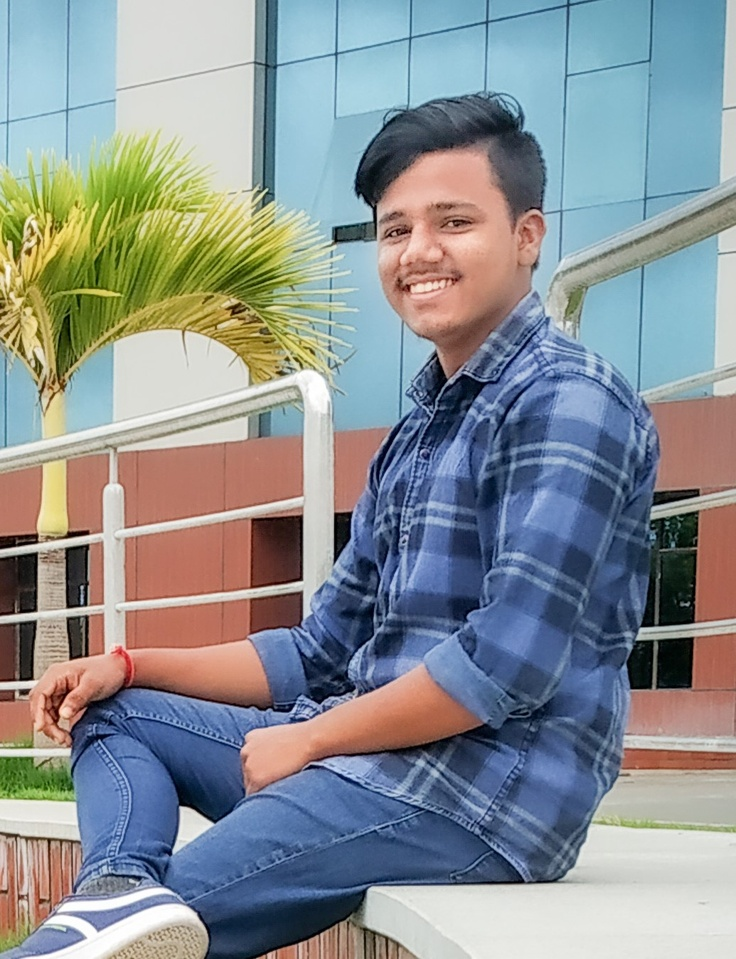
#> input picture Find_nearest_Pub/assets/profile_picture.jpg, 736 x 959 px, shrunk from 1035 x 1348 before the run
$ python -i app.py   (imports and definitions only)
#> lines starting #> are read from the running program, lines starting #| are printed output that depends on the picture; after the words box and inside, x2 and y2 are one past the last pixel; in counts of white or black regions, pixels touching at a corner belong together
#> further down, picture is the input picture: PIL image 736x959 RGB; mean R, G, B 138.2, 144.6, 147.8
# Core Pkgs
import streamlit as st
import cv2
from PIL import Image,ImageEnhance
import numpy as np
import os

# [4 lines left out: function load_image, not called in this run]


face_cascade = cv2.CascadeClassifier('frecog/haarcascade_frontalface_default.xml')
eye_cascade = cv2.CascadeClassifier('frecog/haarcascade_eye.xml')
smile_cascade = cv2.CascadeClassifier('frecog/haarcascade_smile.xml')

# [31 lines left out: functions detect_faces, detect_eyes, detect_smiles, not called in this run]

def cartonize_image(our_image):
	new_img = np.array(our_image.convert('RGB'))
	img = cv2.cvtColor(new_img,1)
	gray = cv2.cvtColor(new_img, cv2.COLOR_BGR2GRAY)
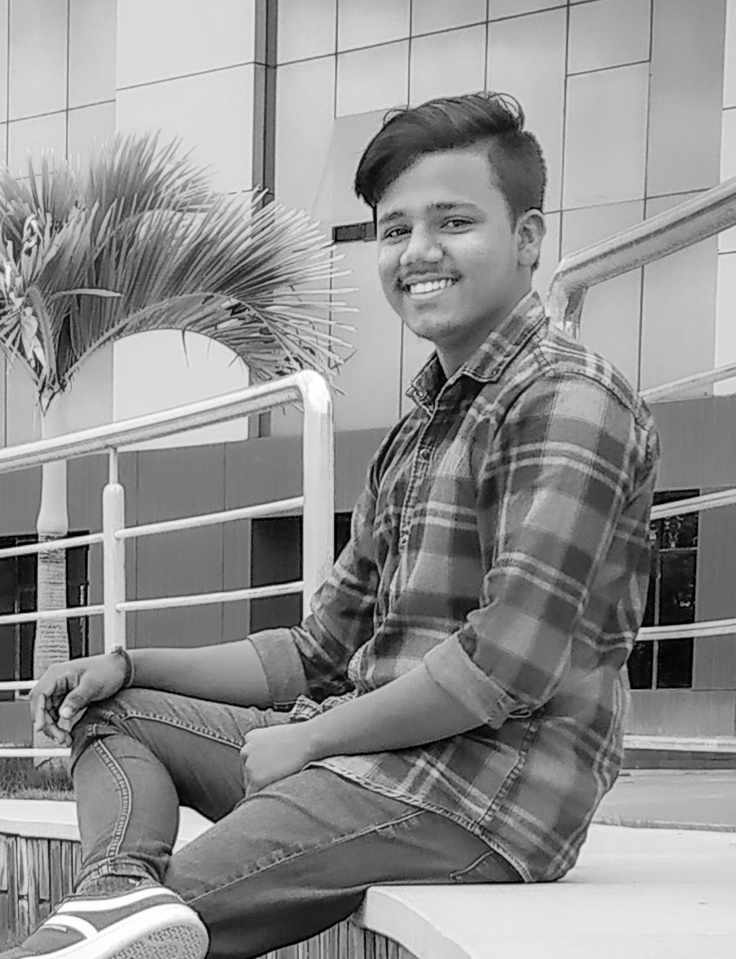
#> gray: shape (959, 736); min 0, max 255, mean 144.8
	# Edges
	gray = cv2.medianBlur(gray, 5)
	edges = cv2.adaptiveThreshold(gray, 255, cv2.ADAPTIVE_THRESH_MEAN_C, cv2.THRESH_BINARY, 9, 9)
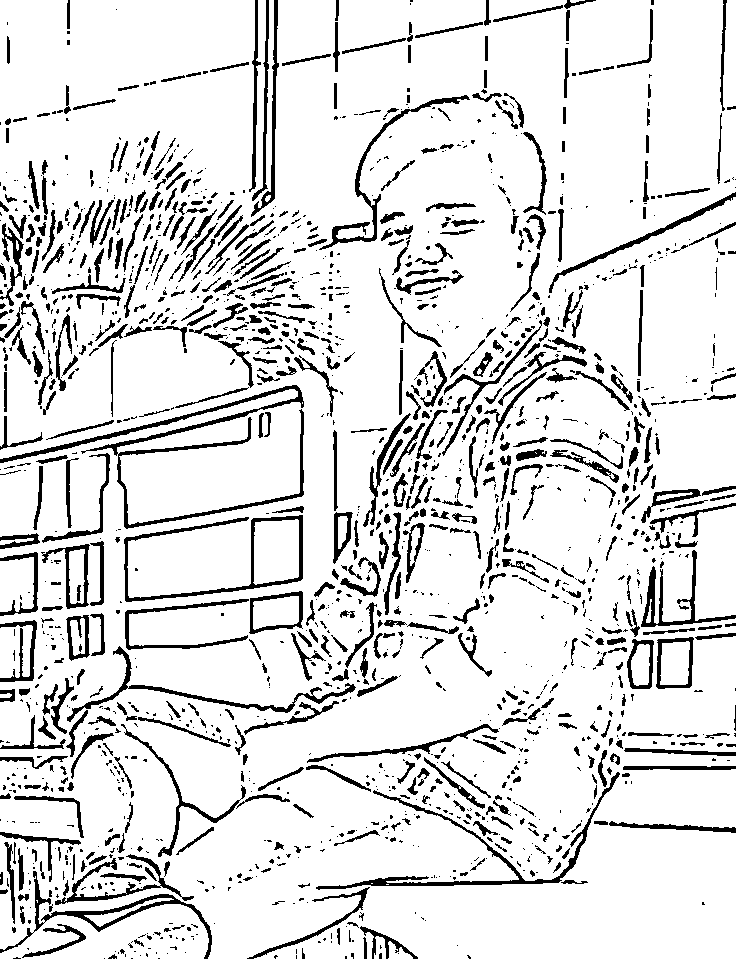
#> edges: shape (959, 736); 87.5% white; 1676 black regions (1002 under 20 px), largest, box (x1, y1, x2, y2) and area: (0, 385, 304, 529) 3783, (316, 772, 620, 890) 2125, (124, 515, 303, 602) 1870
	#Color
	color = cv2.bilateralFilter(img, 9, 300, 300)
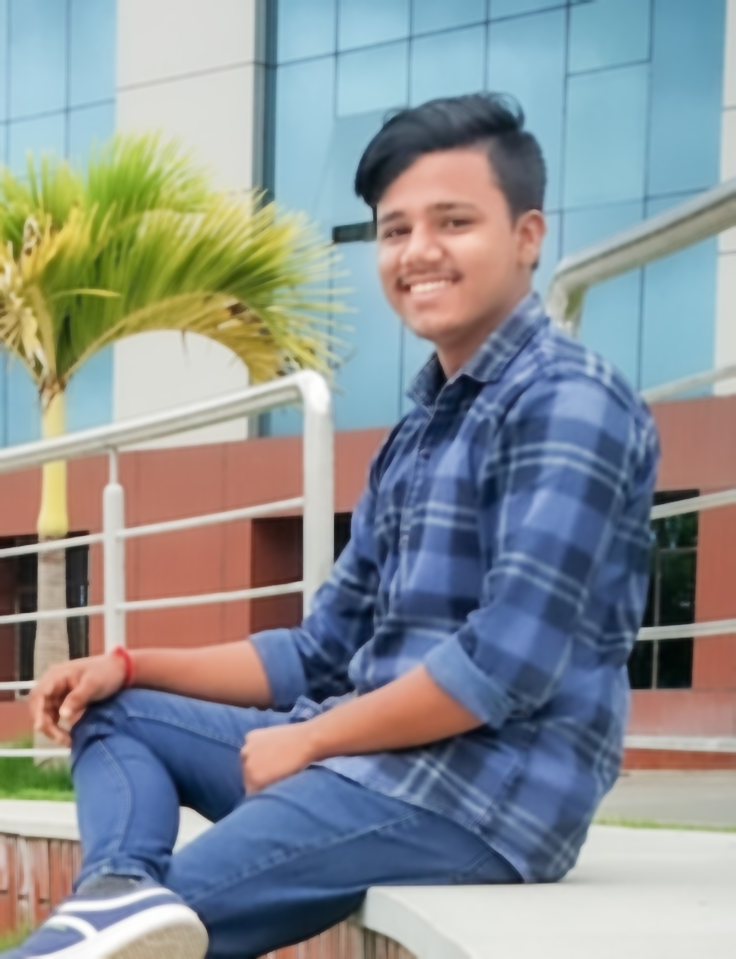
#> color: shape (959, 736, 3); mean R, G, B 138.3, 144.7, 147.9
	#Cartoon
	cartoon = cv2.bitwise_and(color, color, mask=edges)
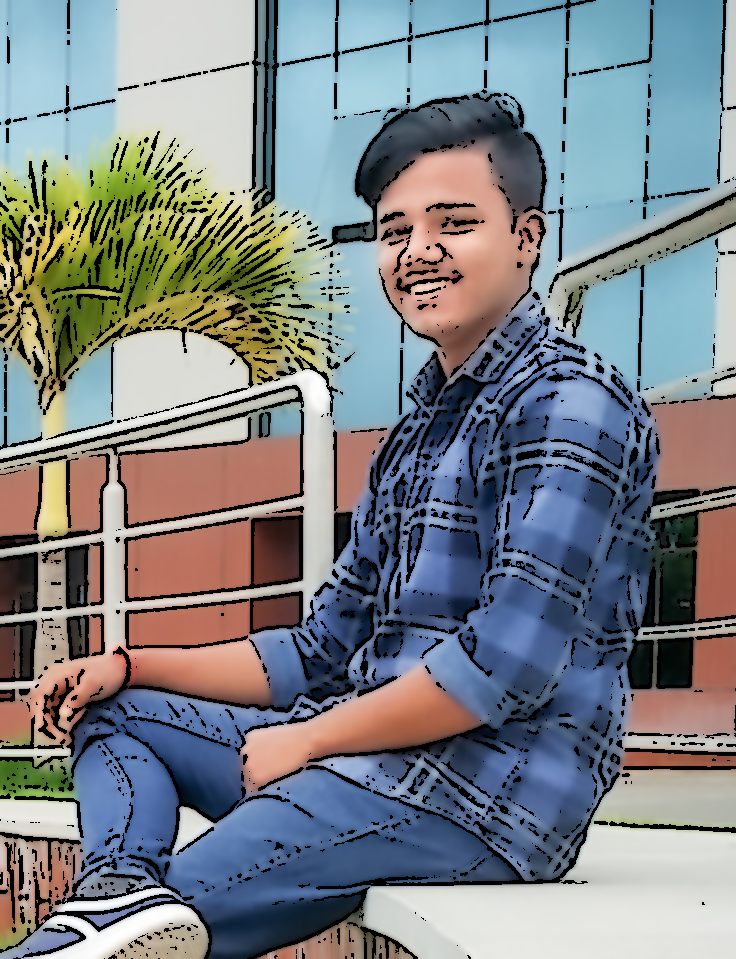
#> cartoon: shape (959, 736, 3); mean R, G, B 124.8, 130.8, 134.4

	return cartoon


# [85 lines left out: functions cannize_image, main, not called in this run]


# [2 lines not run here, left out]

>>> from PIL import Image
>>> picture = Image.open('../../../Find_nearest_Pub/assets/profile_picture.jpg')
>>> result = cartonize_image(picture)
